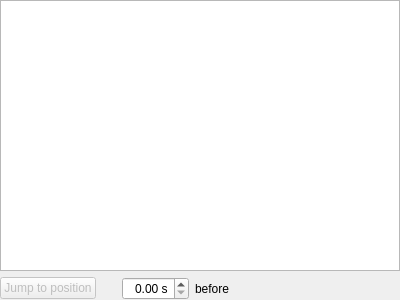
<?xml version="1.0" encoding="UTF-8"?>
<ui version="4.0">
 <class>ScenarioWidget</class>
 <widget class="QWidget" name="ScenarioWidget">
  <property name="geometry">
   <rect>
    <x>0</x>
    <y>0</y>
    <width>400</width>
    <height>300</height>
   </rect>
  </property>
  <property name="windowTitle">
   <string>Widget</string>
  </property>
  <layout class="QVBoxLayout" name="verticalLayout">
   <property name="leftMargin">
    <number>0</number>
   </property>
   <property name="topMargin">
    <number>0</number>
   </property>
   <property name="rightMargin">
    <number>0</number>
   </property>
   <property name="bottomMargin">
    <number>0</number>
   </property>
   <item>
    <widget class="QAdvancedTreeView" name="scenario_treeview">
     <property name="alternatingRowColors">
      <bool>true</bool>
     </property>
     <property name="rootIsDecorated">
      <bool>false</bool>
     </property>
     <property name="uniformRowHeights">
      <bool>true</bool>
     </property>
     <property name="itemsExpandable">
      <bool>false</bool>
     </property>
     <property name="sortingEnabled">
      <bool>true</bool>
     </property>
     <property name="allColumnsShowFocus">
      <bool>true</bool>
     </property>
     <attribute name="headerStretchLastSection">
      <bool>false</bool>
     </attribute>
    </widget>
   </item>
   <item>
    <layout class="QHBoxLayout" name="horizontalLayout">
     <item>
      <widget class="QPushButton" name="jump_to_button">
       <property name="enabled">
        <bool>false</bool>
       </property>
       <property name="minimumSize">
        <size>
         <width>40</width>
         <height>0</height>
        </size>
       </property>
       <property name="toolTip">
        <string>Jump to the selected scenario</string>
       </property>
       <property name="text">
        <string>Jump to position</string>
       </property>
      </widget>
     </item>
     <item>
      <spacer name="horizontalSpacer_2">
       <property name="orientation">
        <enum>Qt::Horizontal</enum>
       </property>
       <property name="sizeType">
        <enum>QSizePolicy::Maximum</enum>
       </property>
       <property name="sizeHint" stdset="0">
        <size>
         <width>20</width>
         <height>0</height>
        </size>
       </property>
      </spacer>
     </item>
     <item>
      <widget class="QDoubleSpinBox" name="jump_to_offset_spinbox">
       <property name="minimumSize">
        <size>
         <width>40</width>
         <height>0</height>
        </size>
       </property>
       <property name="toolTip">
        <string>Don't jump directly to the event, but some seconds before.</string>
       </property>
       <property name="alignment">
        <set>Qt::AlignRight|Qt::AlignTrailing|Qt::AlignVCenter</set>
       </property>
       <property name="suffix">
        <string> s</string>
       </property>
      </widget>
     </item>
     <item>
      <widget class="QLabel" name="label">
       <property name="minimumSize">
        <size>
         <width>40</width>
         <height>0</height>
        </size>
       </property>
       <property name="text">
        <string>before</string>
       </property>
      </widget>
     </item>
     <item>
      <spacer name="horizontalSpacer">
       <property name="orientation">
        <enum>Qt::Horizontal</enum>
       </property>
       <property name="sizeHint" stdset="0">
        <size>
         <width>0</width>
         <height>0</height>
        </size>
       </property>
      </spacer>
     </item>
    </layout>
   </item>
  </layout>
 </widget>
 <layoutdefault spacing="6" margin="11"/>
 <customwidgets>
  <customwidget>
   <class>QAdvancedTreeView</class>
   <extends>QTreeView</extends>
   <header>CustomQt/QAdvancedTreeView.h</header>
  </customwidget>
 </customwidgets>
 <resources/>
 <connections/>
</ui>
